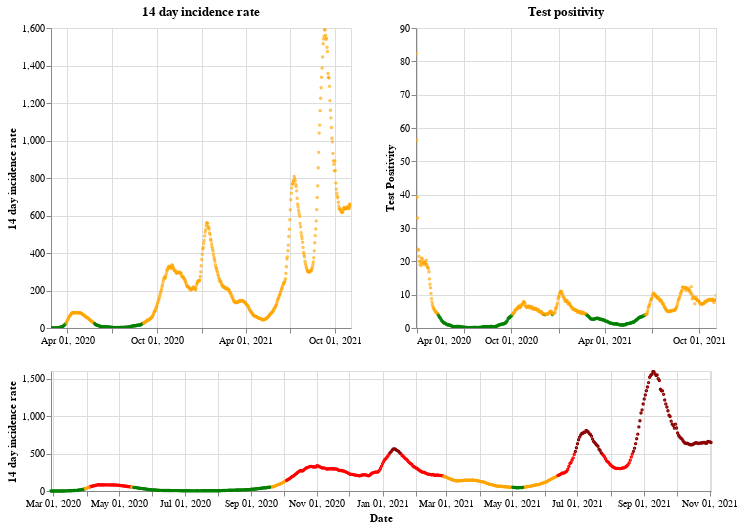

Source (notebook cell):
### Markdown cell above
## Scotland

### Code cell
plot_traffic_light('Scotland')

### Figure 1 — Vega-Lite specification as saved in the notebook (floating-point values rounded to 4 significant figures; data arrays with more than 128 entries replaced by an {"elided": "..."} marker saying what was removed)
{"config": {"view": {"continuousWidth": 400, "continuousHeight": 300}}, "vconcat": [{"hconcat": [{"mark": {"type": "point", "size": 2}, "encoding": {"color": {"condition": {"value": "green", "test": "(datum.twoWeeklyCasesRate <= 25)"}, "value": "orange"}, "tooltip": [{"type": "nominal", "field": "areaName"}, {"type": "temporal", "field": "date"}, {"type": "quantitative", "field": "twoWeeklyCasesRate"}, {"type": "quantitative", "field": "testPositivity"}], "x": {"type": "temporal", "axis": {"title": ""}, "field": "date", "scale": {"domain": {"selection": "DateBrush"}}, "timeUnit": "yearmonthdate"}, "y": {"type": "quantitative", "axis": {"title": "14 day incidence rate"}, "field": "twoWeeklyCasesRate"}}, "title": "14 day incidence rate", "width": 300}, {"mark": {"type": "point", "size": 2}, "encoding": {"color": {"condition": {"value": "green", "test": "(datum.testPositivity <= 4)"}, "value": "orange"}, "tooltip": [{"type": "nominal", "field": "areaName"}, {"type": "temporal", "field": "date"}, {"type": "quantitative", "field": "twoWeeklyCasesRate"}, {"type": "quantitative", "field": "testPositivity"}], "x": {"type": "temporal", "axis": {"title": ""}, "field": "date", "scale": {"domain": {"selection": "DateBrush"}}, "timeUnit": "yearmonthdate"}, "y": {"type": "quantitative", "axis": {"title": "Test Positivity"}, "field": "testPositivity"}}, "title": "Test positivity", "width": 300}]}, {"layer": [{"mark": {"type": "point", "size": 2}, "encoding": {"color": {"condition": {"value": "orange", "test": "(((datum.testPositivity < 4) && (datum.twoWeeklyCasesRate >= 50)) && (datum.twoWeeklyCasesRate < 200))"}, "value": "red"}, "opacity": {"condition": {"value": 1, "test": "((datum.twoWeeklyCasesRate >= 50) && (datum.twoWeeklyCasesRate < 500))"}, "value": 0}, "tooltip": [{"type": "nominal", "field": "areaName"}, {"type": "temporal", "field": "date"}, {"type": "quantitative", "field": "twoWeeklyCasesRate"}, {"type": "quantitative", "field": "testPositivity"}], "x": {"type": "temporal", "axis": {"title": "Date"}, "field": "date", "timeUnit": "yearmonthdate"}, "y": {"type": "quantitative", "axis": {"title": "14 day incidence rate"}, "field": "twoWeeklyCasesRate"}}, "selection": {"DateBrush": {"type": "interval", "encodings": ["x"], "fields": ["Time"]}}}, {"mark": {"type": "point", "size": 2}, "encoding": {"color": {"value": "darkred"}, "opacity": {"condition": {"value": 1, "test": "(datum.twoWeeklyCasesRate >= 500)"}, "value": 0}, "tooltip": [{"type": "nominal", "field": "areaName"}, {"type": "temporal", "field": "date"}, {"type": "quantitative", "field": "twoWeeklyCasesRate"}, {"type": "quantitative", "field": "testPositivity"}], "x": {"type": "temporal", "axis": {"title": "Date"}, "field": "date", "timeUnit": "yearmonthdate"}, "y": {"type": "quantitative", "axis": {"title": "14 day incidence rate"}, "field": "twoWeeklyCasesRate"}}}, {"mark": {"type": "point", "size": 2}, "encoding": {"color": {"condition": {"value": "green", "test": "((datum.testPositivity < 4) && (datum.twoWeeklyCasesRate < 50))"}, "value": "orange"}, "opacity": {"condition": {"value": 1, "test": "(datum.twoWeeklyCasesRate < 50)"}, "value": 0}, "tooltip": [{"type": "nominal", "field": "areaName"}, {"type": "temporal", "field": "date"}, {"type": "quantitative", "field": "twoWeeklyCasesRate"}, {"type": "quantitative", "field": "testPositivity"}], "x": {"type": "temporal", "axis": {"title": "Date"}, "field": "date", "timeUnit": "yearmonthdate"}, "y": {"type": "quantitative", "axis": {"title": "14 day incidence rate"}, "field": "twoWeeklyCasesRate"}}}], "height": 120, "width": 660}], "data": {"name": "data-78ed2f16e623f599d389a68012cfa3c3"}, "$schema": "https://vega.github.io/schema/vega-lite/v4.8.1.json", "datasets": {"data-78ed2f16e623f599d389a68012cfa3c3": {"elided": "614 records"}}}
